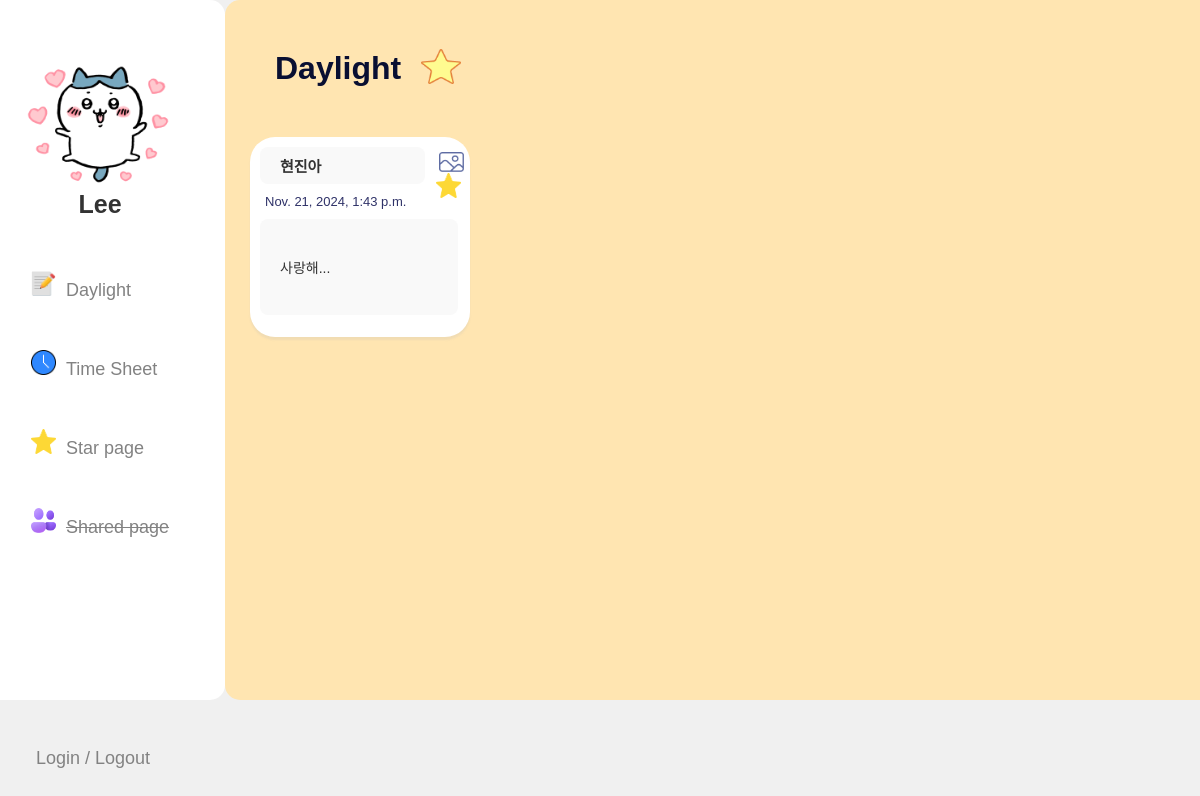
Page /starpage/ on the earlier database version.
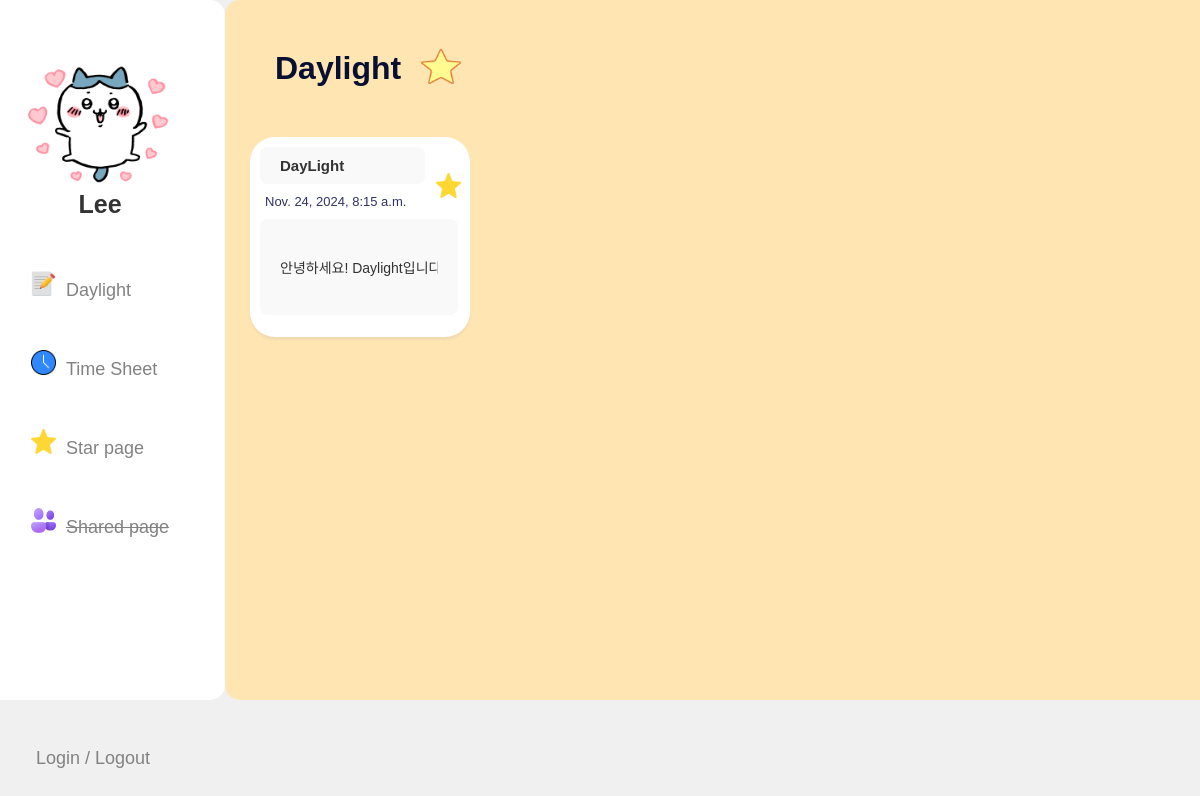
Same page on the later database version.
### dl/models.py (models this page shows)
class Todo(models.Model):
    content = models.CharField(max_length=255)
    text_content = models.TextField(default='')
    image = models.ImageField(upload_to=custom_upload_to, null=True, blank=True, verbose_name='todo_image')
    time = models.DateTimeField(default=datetime.combine(datetime.today(), time(0, 0)))  # 시간을 저장할 경우 TimeField 사용
    star = models.BooleanField(default=False, null=False)
    done = models.BooleanField(default=False, null=False)

### dl/views.py (the view)
# urls.py: path('starpage/', views.starpage, name='starpage'),
def starpage(request):
    todos = Todo.objects.filter(star=True)
    content = {'todos': todos}
    return render(request, 'Table/starpage.html', content)

### dl/templates/Table/starpage.html (shortened to what this page needs)
{% load static %}
<!DOCTYPE html>
<html lang="ko">
<head>
    <link rel="stylesheet" href="{% static 'Table/star.css' %}">
</head>
<body>
    <div class="container">
        <div class="box white-box">
            <img src="{% static 'chikawa.png' %}" width="150px" height="130px">
            <div class="name">Lee</div>
            <ul class="custom-list">
                <li><a href="{% url 'main' %}"><img src="{% static 'memo.png' %}" alt="memo" style="width: 25px; height: 25px;">Daylight</a></li>
                <li><a href="{% url 'timesheet' %}"><img src="{% static 'time.png' %}" alt="time" style="width: 25px; height: 25px;">Time Sheet</a></li>
                <li><a href="{% url 'starpage' %}"><img src="{% static 'button_star.png' %}" alt="star" style="width: 25px; height: 25px;">Star page</a></li>
                <li><a href="{% url 'sharedPage' %}"><img src="{% static 'people.png' %}" alt="people" style="width: 25px; height: 25px;"><span>Shared page</span></a></li>
            </ul>
            <a href="{% url 'loginsheet' %}">
                <button class="login-button">
                    Login / Logout
                </button>
            </a>
        </div>
        <div class="box gray-box">
            <div class="header-top">
                <h1>Daylight</h1>
                <div class="notice">
                    <div class="star"><img src="{% static 'border_star.png' %}" alt="star" style="width: 40px; height: 35px;"></div>
                </div>
            </div>
            <div class="TodoList">
                <div class="table">
                    {% for todo in todos %}
                    <form action="./deleteTodo/" method="GET">
                        <div class="table-box">
                            <div class="table-box2">
                                <div class="headG">
                                    <input id="todoTable" name="todoTable" type="text" value="{{ todo.content }}" >
                                    {% if todo.image %}
                                    <img src="{% static 'imgeee.png' %}" name="imgeee" width="25px" height="20px" class="imgeee">
                                    {% endif %}
                                </div>
                                {% if todo.time %}
                                <p class="todo-time">{{ todo.time }}</p>
                                {% endif %}
                            <input id="todoText" name="todoText" type="text" value="{{ todo.text_content }}" disabled>
                            </div>
                            <div class="buttondiv">
                    </form>
                        <form action="./Delete_Star/" method="POST">
                            <button type="submit" class="btn-star"><img src="{% static 'button_star.png' %}" alt="star" style="width: 25px; height: 25px;"></button>
                        </form>
                    </div>
                    </div>
                        {% endfor %}
                </div>
            </div>
</body>
</html>

### dl/static/Table/star.css (style rules this page uses)
body { margin: 0; padding: 0; display: flex; background-color: #f0f0f0; align-items: center; justify-content: center; color :rgb(62, 62, 62); font-family: 'Nanum Gothic', sans-serif; }
a { text-decoration: none; color : rgb(130, 130, 130); font-size: 18px; }
.container { display: flex; }
#todoTable { width: 75%; padding: 10px 20px; margin: 10px; box-sizing: border-box; border: 0px solid #ccc; border-radius: 8px; background-color: #f9f9f9; font-size: 15px; font-weight: bold; color: #333; transition: border-color 0.3s ease, box-shadow 0.3s ease; }
#todoText { width: 90%; padding: 40px 20px; margin: 10px; box-sizing: border-box; border: 0px solid #ccc; border-radius: 8px; background-color: #f9f9f9; font-size: 14px; color: #333; transition: border-color 0.3s ease, box-shadow 0.3s ease; }
#todoText::placeholder { color: #aaa; opacity: 1; }
.box { height: 700px; border-radius: 15px; }
.white-box { width: 250px; background-color: white; align-items: center; flex-direction: column; display: flex; }
.white-box img { margin: 0 auto; margin-top: 60px; }
.white-box .name { font-size: 25px; font-weight: bold; color :#333; }
.custom-list { list-style: none; padding: 0; margin: 10px; }
.custom-list li { font-size: 18px; margin: -25px; color: rgb(130, 130, 130); padding: 7px; display: block; cursor: pointer; }
.custom-list img { margin-right: 10px; }
.login-button { display: flex; justify-content: center; background: none; border: none; font: inherit; color: inherit; cursor: pointer; position: absolute; bottom: 30px; margin-left: -70px; }
.gray-box { width: 1000px; display: flex; flex-direction: column; background-color: rgb(255, 229, 177); }
.header-top { display: flex; align-items: center; width: 100%; }
.gray-box h1 { margin: 50px; color : #090f32; }
.table { display: flex; flex-direction: column; width: 250px; height: 500px; gap: 30px; transform: translateX(-100px); }
.TodoList { width : 1000px; display: flex; gap : 30px; justify-content: center; }
.btn-star { margin-left: -200px; margin-top : 20px; background-color: transparent; border: none; font-size: 20px; transform: translateY(-200px); }
.custom-list span { text-decoration: line-through; }
input[type="text"], input[type="file"] { width: 100%; padding: 10px; margin: 8px 0; box-sizing: border-box; border: 2px solid #ccc; border-radius: 4px; font-size: 16px; font-family: Arial, sans-serif; }

### dl/templates/Table/starpage.html (style rules this page uses)
.TodoList .table { margin-left : -500px; display: flex; flex-wrap: wrap; gap: 45px; }
.custom-list { list-style: none; padding: 0; margin: 10px; }
.custom-list li { font-size: 18px; margin: -25px; color: rgb(130, 130, 130); padding: 7px; display: block; cursor: pointer; }
.table-box { display: flex; flex-direction: column; width: calc(25% - 16px); box-sizing: border-box; }
.todo-time { margin: 0; margin-left: 15px; padding: 0; font-size: 13px; color: rgb(47, 50, 104); cursor: default; }
.btn-star { position: relative; top: 60px; width: auto; margin-left: 180px; background-color: transparent; font-size: 20px; color: rgb(255, 165, 38); cursor: pointer; border: none; }
.buttondiv { margin-top : -45px; }
.table-box2 { width : 220px; height: 200px; border-radius: 25px; background-color: rgb(255, 255, 255); box-shadow: 0px 3px 2px rgba(183, 183, 183, 0.2); }
.table-box2 { cursor: pointer; }
.star { font-size: 45px; color: #ffa600; margin-left : -30px; }

Differences in the rows shown:
removed Todo: todoTable "현진아", time "Nov. 21, 2024, 1:43 p.m.", todoText "사랑해..."
added Todo: todoTable "DayLight", time "Nov. 24, 2024, 8:15 a.m.", todoText "안녕하세요! Daylight입니다"
